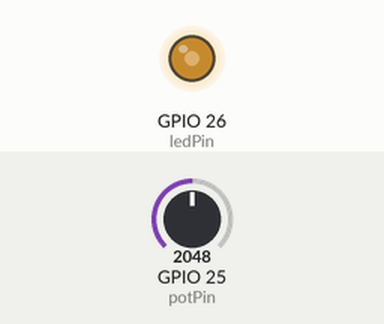
A program run on a simulated ESP32. On the bench: output pins drawn as LEDs (lit = HIGH). The inputs (shaded band) are chosen by the test bench; at power-on: GPIO 25 (potPin) = 2048.

Above: at 1.2 s.
1.3 s: GPIO 25 (potPin) set to 2866
At 2.2 s:
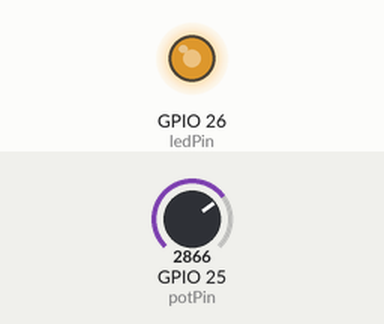
2.8 s: GPIO 25 (potPin) set to 3603
At 3.3 s:
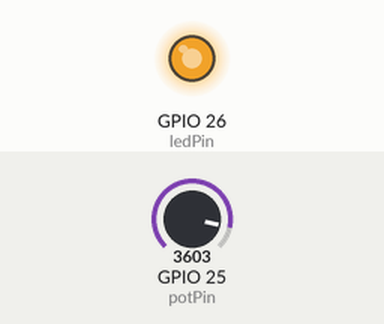
4.3 s: GPIO 25 (potPin) set to 491
At 5.5 s:
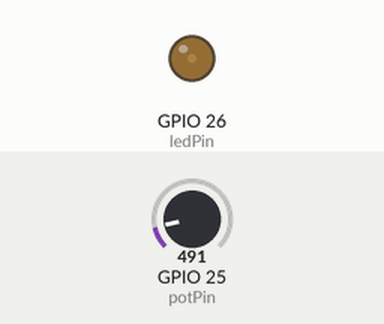
5.8 s: GPIO 25 (potPin) set to 0
At 6.5 s:
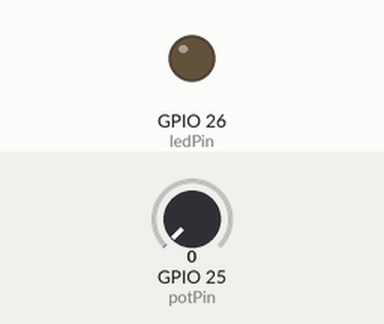
Timing chart, 0 to 8.3 s (numbered marks = the images above; inputs shaded):
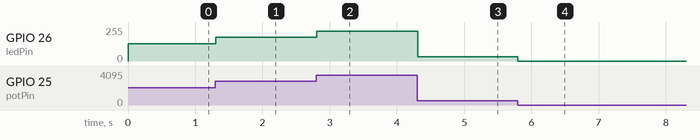

The program:

main.cpp
```cpp
#include <Arduino.h>
const int potPin = 25; // Потенціометр
const int ledPin = 26; // Світлодіод

// Налаштування ШІМ
const int channel = 0;      // Канал ШІМ (0-15)
const int freq = 5000;      // Частота 5000 Гц
const int resolution = 12;  // Роздільна здатність 12 біт (0-4095)

void setup() {
  // Налаштовуємо ШІМ-канал
  ledcSetup(channel, freq, resolution);
  // Прив'язуємо пін світлодіода до каналу
  ledcAttachPin(ledPin, channel);
  // Налаштовуємо пін потенціометра як вхід
  pinMode(potPin, INPUT);
}

void loop() {
  // Зчитуємо значення з потенціометра (діапазон 0...4095)
  int potValue = analogRead(potPin);

  // Записуємо значення в ШІМ-канал без map()
  // Оскільки роздільна здатність ШІМ теж 12 біт,
  // діапазон збігається ідеально!
  ledcWrite(channel, potValue);

  delay(10);
}
```

Measured:
- after the input at 1.3 s, GPIO 26 (ledPin): 128/255 → 178/255 at once
- after the input at 2.8 s, GPIO 26 (ledPin): 178/255 → 224/255 at once
- after the input at 4.3 s, GPIO 26 (ledPin): 224/255 → 31/255 at once
- after the input at 5.8 s, GPIO 26 (ledPin): 31/255 → 0/255 at once
